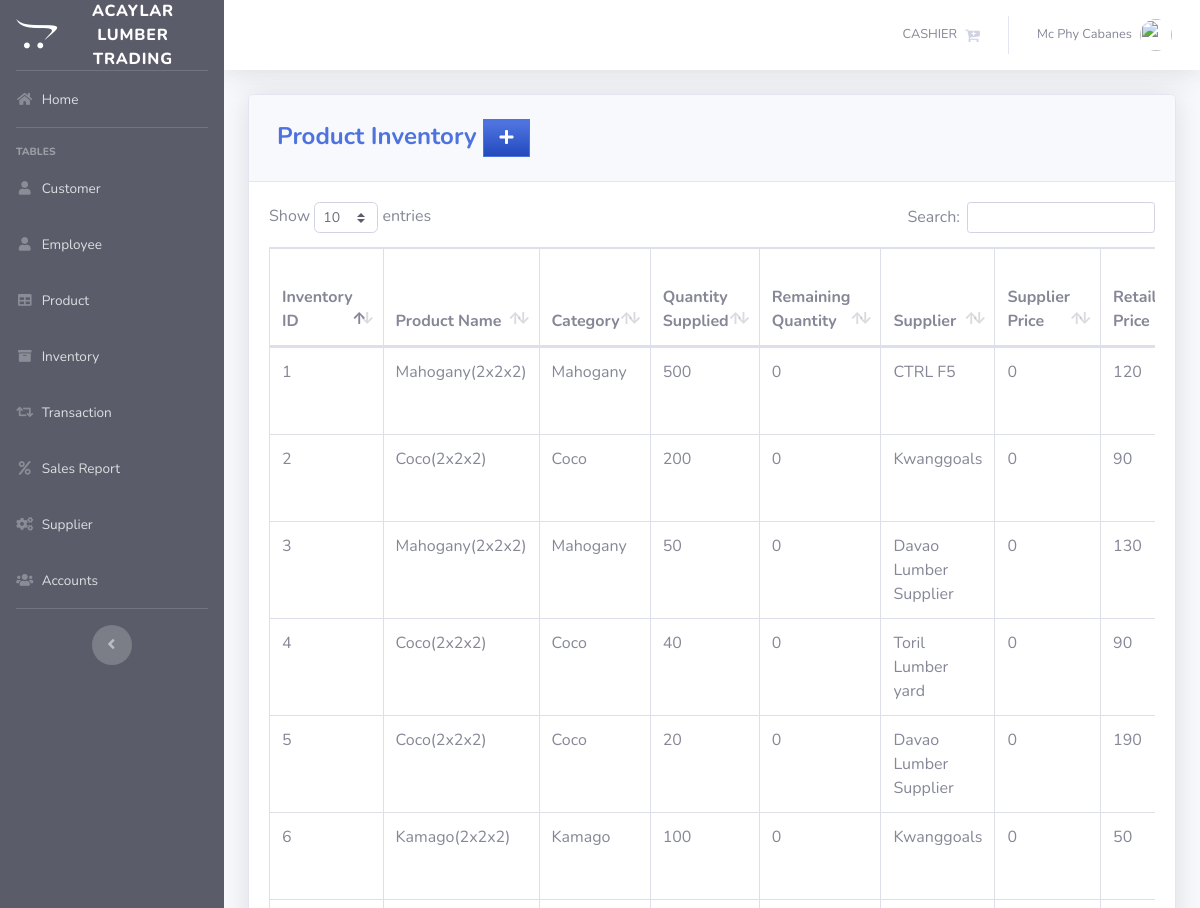
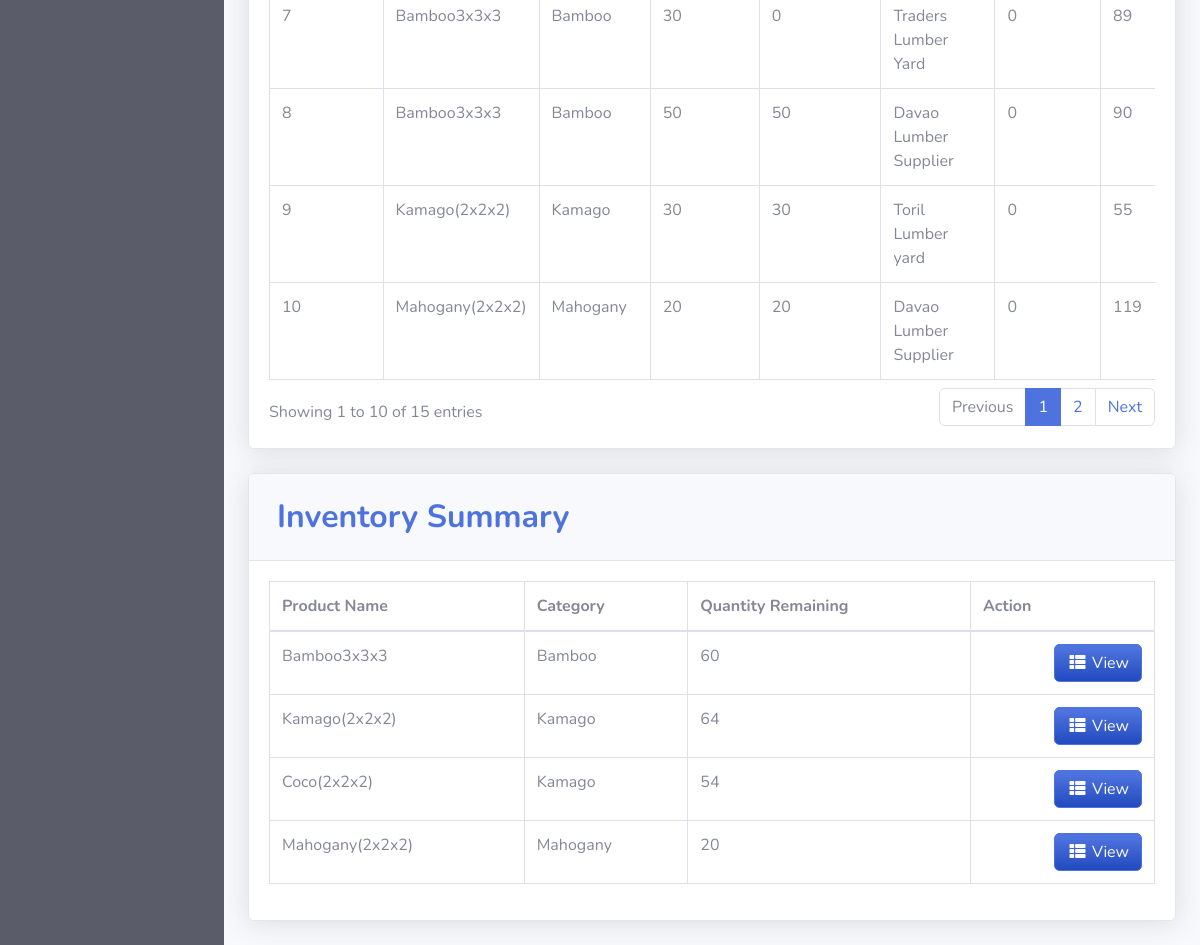
Page /pages/inventory.php (signed in) on the committed database (2 pictures, top to bottom).
### tables this page shows
CREATE TABLE `inventory` (
  `INVENTORY_ID` int(11) NOT NULL,
  `QTY` int(11) NOT NULL,
  `SUP_PRICE` int(11) NOT NULL,
  `PRICE` int(11) NOT NULL,
  `PROFIT` varchar(50) NOT NULL,
  `DATE_STOCK` varchar(50) NOT NULL,
  `PRODUCT_ID` int(11) NOT NULL,
  `CATEGORY_ID` int(11) NOT NULL,
  `SUPPLIER_ID` int(11) NOT NULL,
  `QTYREM` int(11) NOT NULL
);

CREATE TABLE `product` (
  `PRODUCT_ID` int(11) NOT NULL,
  `NAME` varchar(50) DEFAULT NULL,
  `CATEGORY_ID` int(11) DEFAULT NULL,
  `DATE_STOCK_IN` varchar(50) NOT NULL
);

CREATE TABLE `category` (
  `CATEGORY_ID` int(11) NOT NULL,
  `CNAME` varchar(50) DEFAULT NULL
);

CREATE TABLE `supplier` (
  `SUPPLIER_ID` int(11) NOT NULL,
  `COMPANY_NAME` varchar(50) DEFAULT NULL,
  `LOCATION_ID` int(11) NOT NULL,
  `PHONE_NUMBER` varchar(11) DEFAULT NULL
);

### pages/inventory.php (the view, shortened to what this page needs)
<?php
include'../includes/connection.php';
include'../includes/sidebar.php';
?>
            <div class="card shadow mb-4">
            <div class="card-header py-3">
            <h4 class="m-2 font-weight-bold text-primary">Product Inventory&nbsp;<a  href="#" data-toggle="modal" data-target="#iModal" type="button" class="btn btn-primary bg-gradient-primary" style="border-radius: 0px;"><i class="fas fa-fw fa-plus"></i></a></h4>
            </div>
            <div class="card-body">
              <div class="table-responsive">
                <table class="table table-bordered" id="dataTable" width="100%" cellspacing="0">
               <thead>
                   <tr>
                    <th>Inventory ID</th>
                     <th>Product Name</th>
                     <th>Category</th>
                     <th>Quantity Supplied</th>
                     <th>Remaining Quantity</th>
                     <th>Supplier</th>
                     <th>Supplier Price</th>
                     <th>Retail Price</th>
                   </tr>
               </thead>
          <tbody>
<?php
   $query = 'SELECT INVENTORY_ID, NAME, CNAME, QTY, QTYREM, COMPANY_NAME, SUP_PRICE, PRICE, PROFIT, DATE_STOCK FROM inventory i join product p on i.PRODUCT_ID=p.PRODUCT_ID join category c on i.CATEGORY_ID=c.CATEGORY_ID join supplier s ON i.SUPPLIER_ID=s.SUPPLIER_ID GROUP BY INVENTORY_ID';
   $result = mysqli_query($db, $query) or die (mysqli_error($db));
            while ($row = mysqli_fetch_assoc($result)) {
                echo '<tr>';
                echo '<td>'. $row['INVENTORY_ID'].'</td>';
                echo '<td>'. $row['NAME'].'</td>';
                echo '<td>'. $row['CNAME'].'</td>';
                echo '<td>'. $row['QTY'].'</td>';
                echo '<td>'. $row['QTYREM'].'</td>';
                echo '<td>'. $row['COMPANY_NAME'].'</td>';
                echo '<td>'. $row['SUP_PRICE'].'</td>';
                echo '<td>'. $row['PRICE'].'</td>';
                      echo '<td align="right">
                              <a type="button" class="btn btn-primary bg-gradient-primary" href="inv_searchfrm.php?action=edit & id='.$row['INVENTORY_ID'] . '"><i class="fas fa-fw fa-th-list"></i> View</a>
                          </div> </td>';
                echo '</tr> ';
                        }
?>
     <div class="card shadow mb-4">
            <div class="card-header py-3">
            <h2 class="m-2 font-weight-bold text-primary">Inventory Summary</h2>
            </div>
            <div class="card-body">
              <div class="table-responsive">
                <table class="table table-bordered" id="dataTable" width="80%" cellspacing="0">
               <thead>
                   <tr>
                    <th>Product Name</th>
                     <th>Category</th>
                     <th>Quantity Remaining</th>
                     <th>Action</th>
                   </tr>
               </thead>
          <tbody>
<?php
    $query = 'SELECT p.PRODUCT_ID, p.NAME, SUM(QTY),SUM(QTYREM), c.CNAME, PRICE, s.COMPANY_NAME, i.DATE_STOCK FROM inventory i join product p on i.PRODUCT_ID=p.PRODUCT_ID  JOIN category c ON i.CATEGORY_ID=c.CATEGORY_ID JOIN supplier s ON i.SUPPLIER_ID=s.SUPPLIER_ID GROUP BY p.PRODUCT_ID DESC';
        $result = mysqli_query($db, $query) or die (mysqli_error($db));
            while ($row = mysqli_fetch_assoc($result)) {
                echo '<tr>';
                echo '<td>'. $row['NAME'].'</td>';
                echo '<td>'. $row['CNAME'].'</td>';
                echo '<td>'. $row['SUM(QTYREM)'].'</td>';
                      echo '<td align="right">
                              <a type="button" class="btn btn-primary bg-gradient-primary" href="inv_searchfrm1.php?action=edit & id='.$row['PRODUCT_ID'] . '"><i class="fas fa-fw fa-th-list"></i> View</a>
                          </div> </td>';
                echo '</tr> ';
                        }
?>
<?php
include'../includes/footer.php';
?>

### rows in the picture
inventory: INVENTORY_ID "1", PRODUCT_ID.NAME "Mahogany(2x2x2)", CATEGORY_ID.CNAME "Mahogany", QTY "500", QTYREM "0", SUPPLIER_ID.COMPANY_NAME "CTRL F5", SUP_PRICE "0", PRICE "120"
inventory: INVENTORY_ID "2", PRODUCT_ID.NAME "Coco(2x2x2)", CATEGORY_ID.CNAME "Coco", QTY "200", QTYREM "0", SUPPLIER_ID.COMPANY_NAME "Kwanggoals", SUP_PRICE "0", PRICE "90"
inventory: INVENTORY_ID "3", PRODUCT_ID.NAME "Mahogany(2x2x2)", CATEGORY_ID.CNAME "Mahogany", QTY "50", QTYREM "0", SUPPLIER_ID.COMPANY_NAME "Davao Lumber Supplier", SUP_PRICE "0", PRICE "130"
inventory: INVENTORY_ID "4", PRODUCT_ID.NAME "Coco(2x2x2)", CATEGORY_ID.CNAME "Coco", QTY "40", QTYREM "0", SUPPLIER_ID.COMPANY_NAME "Toril Lumber yard", SUP_PRICE "0", PRICE "90"
inventory: INVENTORY_ID "5", PRODUCT_ID.NAME "Coco(2x2x2)", CATEGORY_ID.CNAME "Coco", QTY "20", QTYREM "0", SUPPLIER_ID.COMPANY_NAME "Davao Lumber Supplier", SUP_PRICE "0", PRICE "190"
inventory: INVENTORY_ID "6", PRODUCT_ID.NAME "Kamago(2x2x2)", CATEGORY_ID.CNAME "Kamago", QTY "100", QTYREM "0", SUPPLIER_ID.COMPANY_NAME "Kwanggoals", SUP_PRICE "0", PRICE "50"
inventory: INVENTORY_ID "7", PRODUCT_ID.NAME "Bamboo3x3x3", CATEGORY_ID.CNAME "Bamboo", QTY "30", QTYREM "0", SUPPLIER_ID.COMPANY_NAME "Traders Lumber Yard", SUP_PRICE "0", PRICE "89"
inventory: INVENTORY_ID "8", PRODUCT_ID.NAME "Bamboo3x3x3", CATEGORY_ID.CNAME "Bamboo", QTY "50", QTYREM "50", SUPPLIER_ID.COMPANY_NAME "Davao Lumber Supplier", SUP_PRICE "0", PRICE "90"
inventory: INVENTORY_ID "9", PRODUCT_ID.NAME "Kamago(2x2x2)", CATEGORY_ID.CNAME "Kamago", QTY "30", QTYREM "30", SUPPLIER_ID.COMPANY_NAME "Toril Lumber yard", SUP_PRICE "0", PRICE "55"
inventory: INVENTORY_ID "10", PRODUCT_ID.NAME "Mahogany(2x2x2)", CATEGORY_ID.CNAME "Mahogany", QTY "20", QTYREM "20", SUPPLIER_ID.COMPANY_NAME "Davao Lumber Supplier", SUP_PRICE "0", PRICE "119"
product: NAME "Bamboo3x3x3", CNAME "Bamboo", SUM "60"
product: NAME "Kamago(2x2x2)", CNAME "Kamago", SUM "64"
product: NAME "Coco(2x2x2)", CNAME "Kamago", SUM "54"
product: NAME "Mahogany(2x2x2)", CNAME "Mahogany", SUM "20"

### other values in the picture
$_SESSION['FIRST_NAME'] "Mc Phy"
$_SESSION['LAST_NAME'] "Cabanes"
